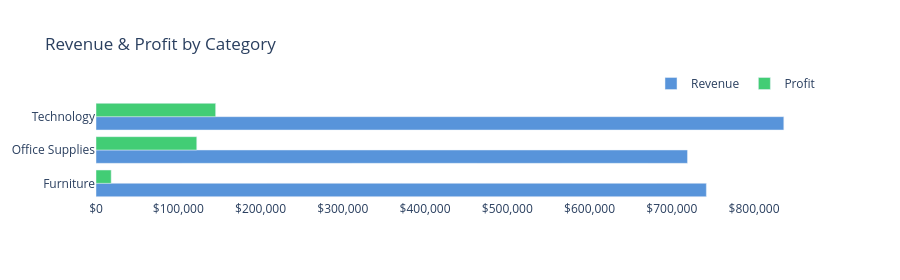

The notebook cell this image was saved under:
### Code cell
fig = go.Figure()
fig.add_trace(go.Bar(y=cat['Category'], x=cat['Revenue'], name='Revenue',
                     orientation='h', marker_color='#3b82d4', opacity=0.85))
fig.add_trace(go.Bar(y=cat['Category'], x=cat['Profit'], name='Profit',
                     orientation='h', marker_color='#22c55e', opacity=0.85))
fig.update_layout(
    title_text='Revenue & Profit by Category',
    barmode='group', plot_bgcolor='#ffffff', paper_bgcolor='#ffffff', height=280,
    legend=dict(orientation='h', yanchor='bottom', y=1.02, xanchor='right', x=1),
)
fig.update_xaxes(tickprefix='$', tickformat=',.0f')
fig.show()

### Figure 1 — Plotly figure (JSON) as saved in the notebook; plotly's stock layout.template omitted (floating-point values rounded to 4 significant figures)
{"data": [{"marker": {"color": "#3b82d4"}, "name": "Revenue", "opacity": 0.85, "orientation": "h", "type": "bar", "x": [742000.0, 719000.0, 836200.0], "y": ["Furniture", "Office Supplies", "Technology"]}, {"marker": {"color": "#22c55e"}, "name": "Profit", "opacity": 0.85, "orientation": "h", "type": "bar", "x": [18450.0, 122500.0, 145500.0], "y": ["Furniture", "Office Supplies", "Technology"]}], "layout": {"barmode": "group", "height": 280, "legend": {"orientation": "h", "x": 1, "xanchor": "right", "y": 1.02, "yanchor": "bottom"}, "paper_bgcolor": "#ffffff", "plot_bgcolor": "#ffffff", "title": {"text": "Revenue & Profit by Category"}, "xaxis": {"tickformat": ",.0f", "tickprefix": "$"}}}
